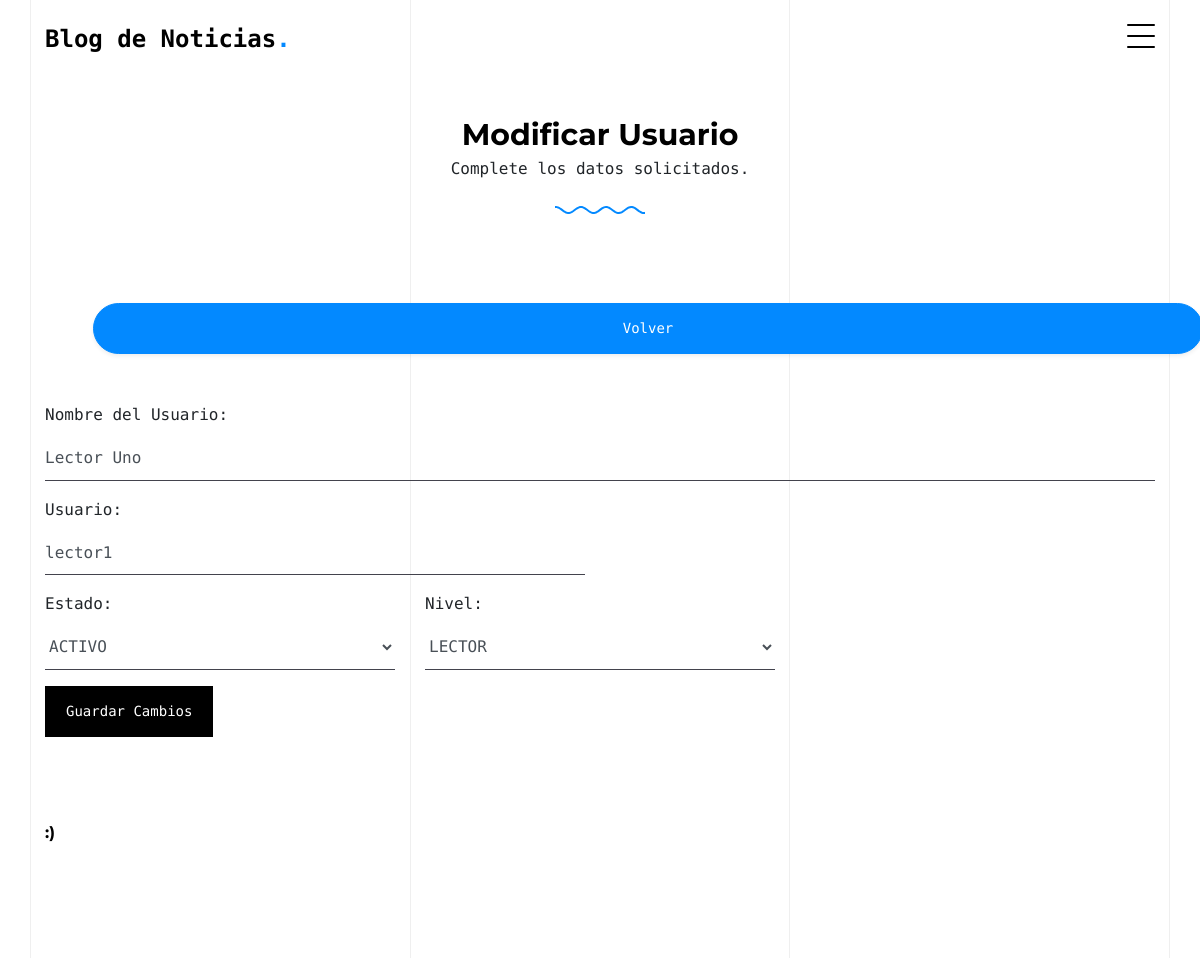
The app's page /modusuario/10, older data.
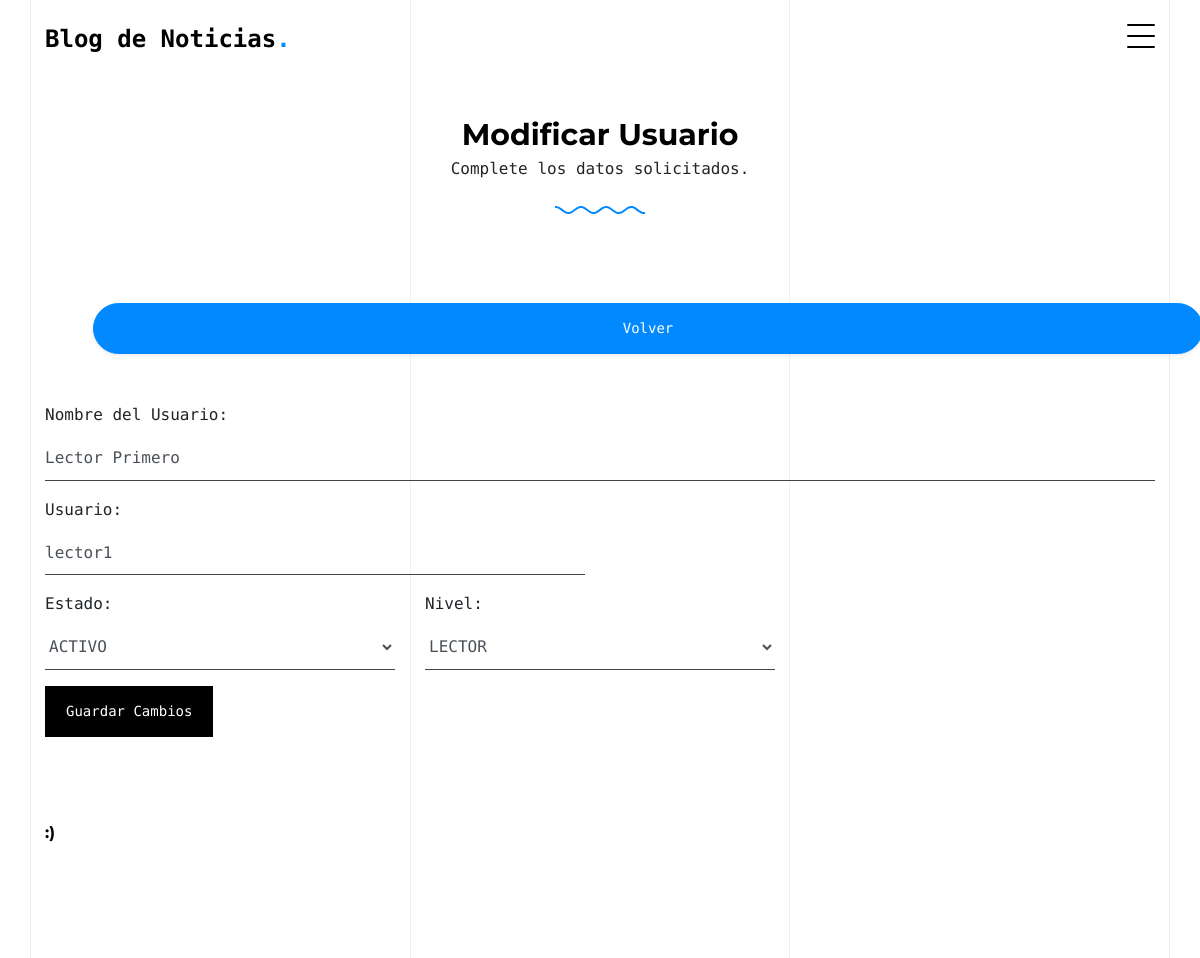
The same page, newer data.
### pagina_cms/models.py (models this page shows)
class usuarios(models.Model):
    nombre = models.CharField(max_length=255)
    usuario = models.CharField(max_length=25)
    clave = models.CharField(max_length=25)
    estado = models.CharField(max_length=25)
    nivel = models.CharField(max_length=25)

### pagina_cms/usuarios.py (the view)
# urls.py: path('modusuario/<id>', usuarios.modificar, name='modusuario'),
def modificar(request, id):
    usuario = get_object_or_404(usuarios, pk=id)
    if request.method == 'POST':
        f_nombre = request.POST.get('nombre')
        f_usuario = request.POST.get('usuario')
        f_estado = request.POST.get('estado')
        f_nivel = request.POST.get('nivel')
        usuario.nombre = f_nombre
        usuario.usuario = f_usuario
        usuario.estado = f_estado
        usuario.nivel = f_nivel
        usuario.save()
        return redirect('verusuario')
    else:
        return render(request, 'usuario_modificar.html', {'usuario': usuario})

### pagina_cms/templates/usuario_modificar.html (shortened to what this page needs)
{% extends 'base.html' %}
{% block cuerpo %}
<div class="untree_co-section pb-0">
    <div class="container">
      <div class="row mb-4">
        <div class="col-lg-7 text-center mx-auto">
          <h2 class="section-heading gsap-reveal-hero mb-0"><strong>Modificar Usuario</strong></h2>
          <p class="gsap-reveal-hero">Complete los datos solicitados.</p>
          <div class="wave gsap-reveal-hero" >
            <svg>
              <path d="M10,10 L50,100 L90,50" stroke="#0389ff"></path>
            </svg>
          </div>
        </div>
      </div>
      <div class="row">
        <div class="col-lg-12">
          <a href="{% url 'verusuario' %}" class="btn btn-primary btn-block rounded-pill shadow-sm m-5">Volver</a>
          <form action="{% url 'modusuario' id=usuario.id %}" method="post">
            <div class="row">
              <div class="col-lg-12 form-group">
                <label>Nombre del Usuario:</label>
                <input type="text" name="nombre" class="form-control" required value="{{ usuario.nombre }}">
              </div>
              <div class="col-lg-6 form-group">
                <label>Usuario:</label>
                <input type="text" name="usuario" class="form-control" required value="{{ usuario.usuario }}">
              </div>
            </div>
            <div class="row">
              <div class="col-lg-4 form-group">
                <label>Estado:</label>
                <select name="estado" class="form-control">
                  <option value="ACTIVO" {% if usuario.estado == 'ACTIVO' %} selected {% endif %}>ACTIVO</option>
              </select>
              </div>
              <div class="col-lg-4 form-group">
                <label>Nivel:</label>
                <select name="nivel" class="form-control">
                  <option value="LECTOR" {% if usuario.nivel == 'LECTOR' %} selected {% endif %}>LECTOR</option>
              </select>
              </div>
            </div>
            <div class="row">
              <div class="col-12 form-group">
                <input type="submit" class="btn btn-black" value="Guardar Cambios">
              </div>
            </div>
          </form>
        </div>
      </div>
    </div>
  </div>
{% endblock %}

Row changes from the older to the newer data that the page shows:
changed usuarios "lector1": nombre "Lector Uno" → "Lector Primero"
